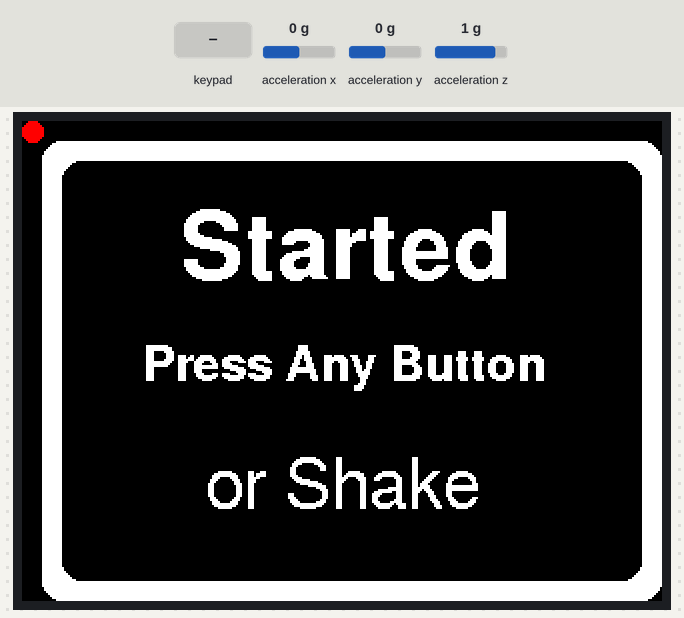
Bench run of a sketch on a simulated ESP32. Parts: 320×240 colour display. The inputs (shaded band) are chosen by the test bench; at power-on: acceleration x 0 g, acceleration y 0 g, acceleration z 1 g. WiFi joins after 1.5 s; servers stay silent unless stated; random numbers use the default seed unless the sketch sets one.

Above: at 0.4 s.
At 2.3 s:
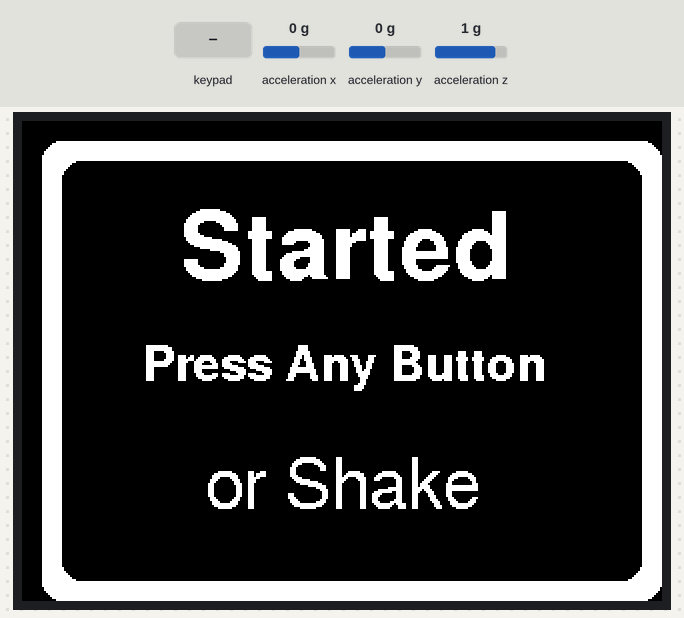
2.4 s: key 'A' pressed
At 4.3 s:
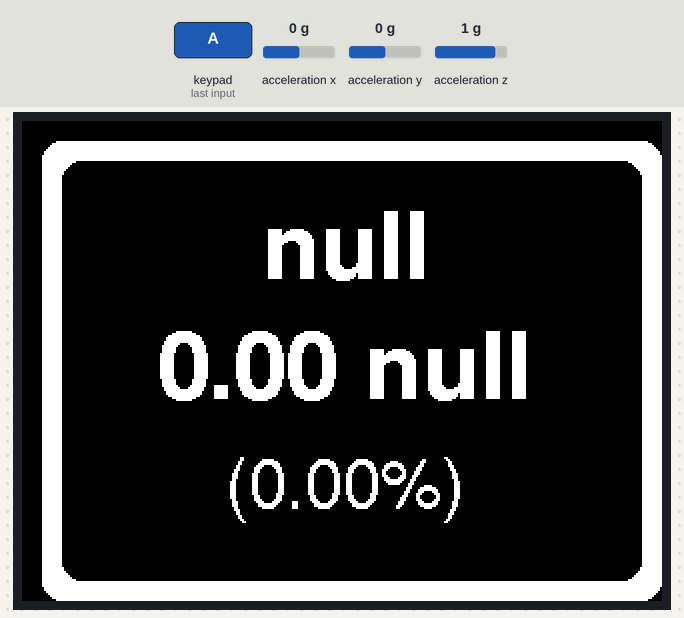
4.6 s: key 'B' pressed
At 5.01 s:
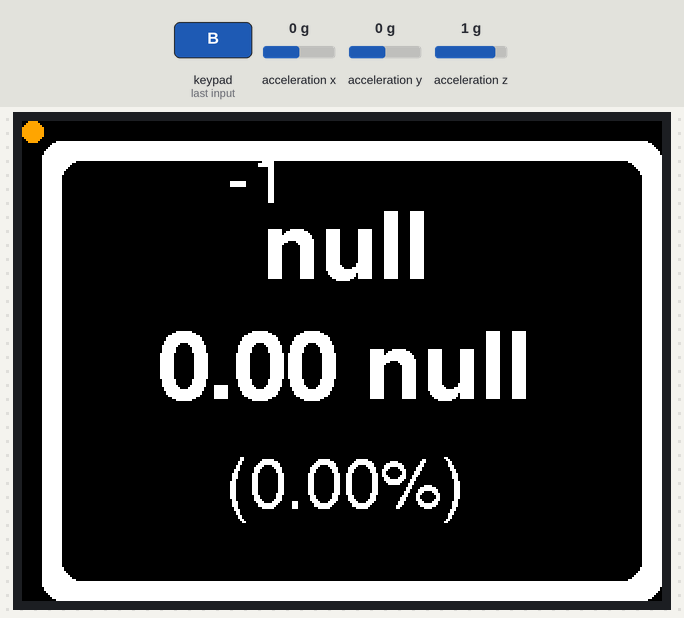
6.7 s: key 'C' pressed
At 7.25 s:
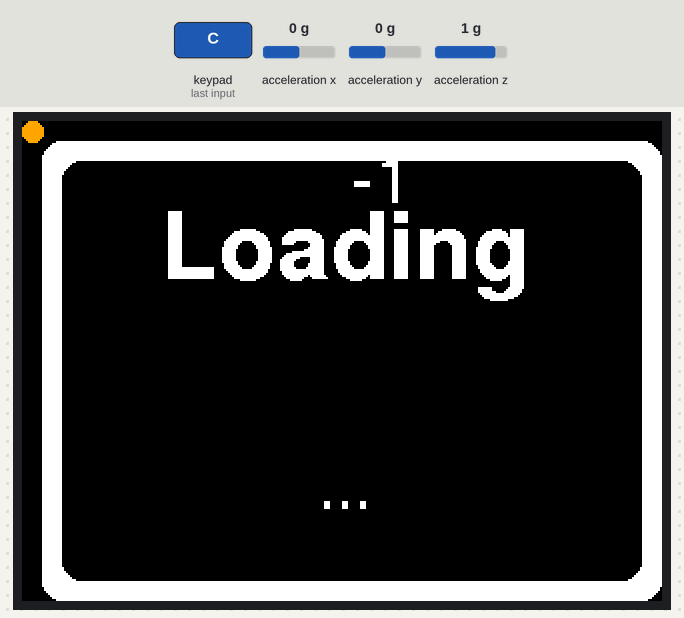
Timing chart, 0 to 9.7 s (numbered marks = the images above; inputs shaded):
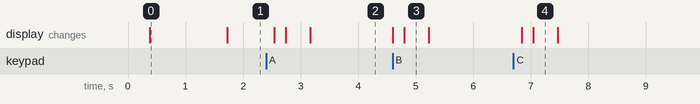

The sketch:

shake-n-trade.ino
```cpp
#include <M5Core2.h>
#include <WiFi.h>
#include <ArduinoHttpClient.h>
#include <WiFiClientSecure.h>
#include <ArduinoJson.h>
#include "constants.h"
#include "credentials.h"

WiFiClientSecure webClient;

// WiFi constants, REMEMBER to create `credentials.h` based on `credentials.template.h`
const char* ssid       = WIFI_SSID;
const char* password   = WIFI_PASS;

// Network Constants
const int port = HTTPS_PORT;
const char* gcpHost = GCP_HOST;

// Stocks
char* nordnet    = "17385289";
char* avanza     = "16099806";
char* ericb     = "16101929";
char* hm        = "16099811";
char* tesla     = "16119517";
char* equinor   = "16105420";
char* novonordisk = "16256554";
char* fortum = "16100802";
char* berkshireA = "16120665";

char* instruments[] = {
  // Remember to update instrumentsSize if editing this array.
  nordnet,
  avanza,
  ericb,
  hm,
  equinor,
  novonordisk,
  fortum,
  tesla,
  berkshireA
};

int instrumentsSize = 9;

int pos = 0;
float accTriggerMax = 3.0F;
float accX = 0.0F;
float accY = 0.0F;
float accZ = 0.0F;

float localMaxaccX = 0.0F;
float localMaxaccY = 0.0F;
float localMaxaccZ = 0.0F;

bool handlingShake = false;

bool loadingData = false;


// URL Prefixes
char* gcpPriceTimeSeriesReturns  = "/market-data/price-time-series/v2/returns/";
char* gcpInstrumentFundamentals = "/instrument/v1/fundamentals/";

// STATUS CODES
const int HTTP_FETCHING = 2000;
const int HTTP_FAILED = 2100;
const int JSON_ERROR = 3000;
// Registries
long wifiLastReconnectAttempt = 0;
long mqttLastReconnectAttempt = 0;
bool fetchDone = false;

const int width = 320; // 320
const int height = 240; // 240
const int padding = 5;
const int lineHeight = 30;
const int radius = 10;

const char* root_ca = ROOT_CA;

uint32_t getStatusColor(int type){
  switch(type){
    case WL_IDLE_STATUS: return MAROON;
    case WL_CONNECT_FAILED: return PINK;
    case WL_CONNECTION_LOST: return DARKGREY;
    case WL_DISCONNECTED: return WHITE;
    case 1000: return RED;
    case 1100: return GREEN;
    case HTTP_FETCHING: return ORANGE;
    case HTTP_FAILED: return CYAN;
    case JSON_ERROR: return GREENYELLOW;
  }
}

void printStatus(boolean active, int errorType){
  uint32_t color = getStatusColor(errorType);
  if(active){
    M5.Lcd.fillCircle(5, 5, 5, color);
  } else {
    M5.Lcd.fillCircle(5, 5, 5, BLACK);
  }
}


void ensureWifi(const char* network, const char* pw, boolean forceBegin){
  long now = millis();
  if(forceBegin){
    printStatus(true, 1000);
    WiFi.disconnect();
    WiFi.setAutoReconnect(true);
    WiFi.begin(network, pw);
    wifiLastReconnectAttempt = millis();
  }
  int currentStatus = WiFi.status();
  if(currentStatus == WL_CONNECTED && wifiLastReconnectAttempt > 0){
    printStatus(false, 1100);
    wifiLastReconnectAttempt = 0;
    // We are connected, lets do nothing.
    return;
  }
  if(now - wifiLastReconnectAttempt > 5000){

    if(currentStatus == WL_IDLE_STATUS){

      if(now - wifiLastReconnectAttempt > 15000){
          printStatus(true, 1000);
          WiFi.disconnect();
          WiFi.begin(network, pw);
          wifiLastReconnectAttempt = millis();
      } else {
        printStatus(true, currentStatus);
      }
      return;
    }
    if(currentStatus == WL_CONNECT_FAILED || currentStatus == WL_CONNECTION_LOST || currentStatus == WL_DISCONNECTED){
      printStatus(true, currentStatus);
      WiFi.disconnect();
      WiFi.begin(network, pw);
      wifiLastReconnectAttempt = millis();
      return;
    }
  }

}


String fetch(HttpClient client, char* path){
  loadingData = true;
  printStatus(true, HTTP_FETCHING);
  client.beginRequest();
  client.get(path);
  client.sendHeader("x-locale", "sv_SE");
  client.endRequest();
  int statusCode = client.responseStatusCode();
  if(statusCode != 200){
    printStatus(true, HTTP_FAILED);
    M5.Lcd.print(statusCode);
  } else {
    printStatus(false, HTTP_FETCHING);
  }
  String data = client.responseBody();
  loadingData = false;
  return data;
}

StaticJsonDocument<3000> parseJson(String data){
  StaticJsonDocument<3000> doc;

  DeserializationError error = deserializeJson(doc, data);
  M5.Lcd.print(F("Deserialized"));
  if (error) {
    printStatus(true, JSON_ERROR);
  }
  return doc;
}


String getInstrumentFundamentals(HttpClient client, char* instrumentId){
  char pathF[100] = "";
  strcat(pathF, gcpInstrumentFundamentals);
  strcat(pathF, instrumentId);

  String data = fetch(client, pathF);
  return data;
}

String getInstrumentReturns(HttpClient client, char* instrumentId){
  char pathR[100] = "";
  strcat(pathR, gcpPriceTimeSeriesReturns);
  strcat(pathR, instrumentId);
  String data = fetch(client, pathR);
  return data;
}

DynamicJsonDocument getInstrument(char* instrumentId){
  HttpClient client = HttpClient(webClient, gcpHost, port);
  // String data = fetch(webClient, host, "/market-data/price-time-series/v2/returns/77db15e3-d392-42ea-99be-6802f7be1ab4");
  String fundamentalsString = getInstrumentFundamentals(client, instrumentId);
  String returnsString = getInstrumentReturns(client, instrumentId);

  // M5.Lcd.print(fundamentalsString);
  // M5.Lcd.print(returnsString);
  DynamicJsonDocument fundamentalsDoc(1024);
  DynamicJsonDocument returnsDoc(256);

  StaticJsonDocument<200> fundamentalsFilter;
  fundamentalsFilter["company"]["name"] = true;
  fundamentalsFilter["company"]["currency"] = true;

  StaticJsonDocument<200> returnsFilter;
  returnsFilter["rows"][0]["development"] = true;
  returnsFilter["rows"][0]["close"] = true;

  DeserializationError fundamentalsError = deserializeJson(fundamentalsDoc, fundamentalsString, DeserializationOption::Filter(fundamentalsFilter));
  DeserializationError returnsError = deserializeJson(returnsDoc, returnsString, DeserializationOption::Filter(returnsFilter));

  DynamicJsonDocument result(1000);
  result["name"] = fundamentalsDoc["company"]["name"];
  result["currency"] = fundamentalsDoc["company"]["currency"];
  result["development"] = returnsDoc["rows"][0]["development"];
  result["close"] = returnsDoc["rows"][0]["close"];
  return result;
}


void printInstrument(DynamicJsonDocument instrument){
  String name = instrument["name"];
  String currency = instrument["currency"];
  double dev = instrument["development"];
  double close = instrument["close"];
  M5.Lcd.clear();
  uint32_t color = WHITE;
  if(dev > 0){
    color = GREEN;
  }
  if(dev < 0){
    color = RED;
  }

  String c ="" + String(close, 2) + " " + currency;

  String d = "(";
  if(dev > 0){
    d += "+";
  }
  d = d + String(dev, 2) + "%)";
  print(name, c, d, color);
}

void printSpinner(){
  print(F("Loading"), F(""), F("..."), WHITE);
}

void print(String txt, String close, String dev, uint32_t color){
  M5.Lcd.setTextColor(color);
  M5.Lcd.fillRoundRect(10, 10, 310, 230, radius, color);
  M5.Lcd.fillRoundRect(20, 20, 290, 210, radius, BLACK);
  M5.Lcd.setTextPadding(width / 2);
  M5.Lcd.setFreeFont(&FreeSansBold24pt7b);
  if(txt.length() > 10){
    M5.Lcd.setFreeFont(&FreeSansBold18pt7b);
  }
  if(txt.length() > 14){
    M5.Lcd.setFreeFont(&FreeSansBold12pt7b);
  }
  M5.Lcd.drawString(txt, 160, 60, 1);

  M5.Lcd.setFreeFont(&FreeSansBold24pt7b);
  if(close.length() > 10){
    M5.Lcd.setFreeFont(&FreeSansBold18pt7b);
  }
  if(close.length() > 14){
    M5.Lcd.setFreeFont(&FreeSansBold12pt7b);
  }
  M5.Lcd.drawString(close, 160, 120, 1);

  M5.Lcd.setFreeFont(&FreeSans18pt7b);
  if(dev.length() > 14){
    M5.Lcd.setFreeFont(&FreeSans12pt7b);
  }
  M5.Lcd.drawString(dev, 160, 180, 1);
}

void updateInstrument(char* instrumentId, bool showSpinner){
  if(loadingData){
    return;
  }
  if(showSpinner){
    printSpinner();
  }
  DynamicJsonDocument instrument = getInstrument(instrumentId);
  // mp3->begin(chimeId3, out);
  printInstrument(instrument);
}

void incPos(){
  pos++;
  if(pos >= instrumentsSize){
    pos = 0;
  }
}

void decPos(){
  pos--;
  if(pos < 0){
    pos = instrumentsSize - 1;
  }
}

void setPos(int position){
  pos = position;
  if(pos >= instrumentsSize){
    pos = instrumentsSize - 1;
  }
  if(pos < 0){
    pos = 0;
  }
}

void randomPos(){
  pos = int(random(instrumentsSize));
}

void resetShake(){
  localMaxaccX = 0.0F;
  localMaxaccY = 0.0F;
  localMaxaccZ = 0.0F;

  handlingShake = false;
}

bool didShake(){
  M5.IMU.getAccelData(
        &accX, &accY,
        &accZ);

  if(abs(accX) > localMaxaccX){
    localMaxaccX = abs(accX);
  }
  if(abs(accY) > localMaxaccY){
    localMaxaccY = abs(accY);
  }
  if(abs(accZ) > localMaxaccZ){
    localMaxaccZ = abs(accZ);
  }

  bool triggered = false;

  if(localMaxaccX > accTriggerMax ){
    triggered = true;
  }
  if(localMaxaccY > accTriggerMax ){
    triggered = true;
  }
  if(localMaxaccZ > accTriggerMax ){
    triggered = true;
  }
  return triggered;
}

void setup() {
  M5.begin(true, false, true, false); //Init M5Core2.
  M5.IMU.Init();
  M5.Axp.SetLed(0);
  M5.Lcd.setFreeFont(&FreeSans12pt7b);
  M5.Lcd.setTextDatum(MC_DATUM);
  M5.Lcd.setTextSize(1);
  M5.Lcd.clear();
  M5.Lcd.setCursor(40,40);
  ensureWifi(ssid, password, true);
  webClient.setCACert(root_ca);
  print(F("Started"), F("Press Any Button"), F("or Shake"), WHITE);
}

void loop() {
  //M5.Lcd.clear();
  // delay(10);
  ensureWifi(ssid, password, false);
  if(WiFi.status() != WL_CONNECTED){
    return;
  }

  M5.update();

  if(didShake() && !loadingData){
    randomPos();
    updateInstrument(instruments[pos], true);
    resetShake();
  }

  if (M5.BtnA.wasPressed()) {
    decPos();
    updateInstrument(instruments[pos], true);
  }
  if (M5.BtnB.wasPressed()) {
    updateInstrument(instruments[pos], false);
  }
  if(M5.BtnC.wasPressed()){
    incPos();
    updateInstrument(instruments[pos], true);
  }
}
```

constants.h
```cpp
#define GCP_HOST "api.prod.nntech.io"
#define HTTPS_PORT 443
#
#define ROOT_CA "-----BEGIN CERTIFICATE-----\n" \
"MIIDxTCCAq2gAwIBAgIQAqxcJmoLQJuPC3nyrkYldzANBgkqhkiG9w0BAQUFADBs\n" \
"MQswCQYDVQQGEwJVUzEVMBMGA1UEChMMRGlnaUNlcnQgSW5jMRkwFwYDVQQLExB3\n" \
"d3cuZGlnaWNlcnQuY29tMSswKQYDVQQDEyJEaWdpQ2VydCBIaWdoIEFzc3VyYW5j\n" \
"ZSBFViBSb290IENBMB4XDTA2MTExMDAwMDAwMFoXDTMxMTExMDAwMDAwMFowbDEL\n" \
"MAkGA1UEBhMCVVMxFTATBgNVBAoTDERpZ2lDZXJ0IEluYzEZMBcGA1UECxMQd3d3\n" \
"LmRpZ2ljZXJ0LmNvbTErMCkGA1UEAxMiRGlnaUNlcnQgSGlnaCBBc3N1cmFuY2Ug\n" \
"RVYgUm9vdCBDQTCCASIwDQYJKoZIhvcNAQEBBQADggEPADCCAQoCggEBAMbM5XPm\n" \
"+9S75S0tMqbf5YE/yc0lSbZxKsPVlDRnogocsF9ppkCxxLeyj9CYpKlBWTrT3JTW\n" \
"PNt0OKRKzE0lgvdKpVMSOO7zSW1xkX5jtqumX8OkhPhPYlG++MXs2ziS4wblCJEM\n" \
"xChBVfvLWokVfnHoNb9Ncgk9vjo4UFt3MRuNs8ckRZqnrG0AFFoEt7oT61EKmEFB\n" \
"Ik5lYYeBQVCmeVyJ3hlKV9Uu5l0cUyx+mM0aBhakaHPQNAQTXKFx01p8VdteZOE3\n" \
"hzBWBOURtCmAEvF5OYiiAhF8J2a3iLd48soKqDirCmTCv2ZdlYTBoSUeh10aUAsg\n" \
"EsxBu24LUTi4S8sCAwEAAaNjMGEwDgYDVR0PAQH/BAQDAgGGMA8GA1UdEwEB/wQF\n" \
"MAMBAf8wHQYDVR0OBBYEFLE+w2kD+L9HAdSYJhoIAu9jZCvDMB8GA1UdIwQYMBaA\n" \
"FLE+w2kD+L9HAdSYJhoIAu9jZCvDMA0GCSqGSIb3DQEBBQUAA4IBAQAcGgaX3Nec\n" \
"nzyIZgYIVyHbIUf4KmeqvxgydkAQV8GK83rZEWWONfqe/EW1ntlMMUu4kehDLI6z\n" \
"eM7b41N5cdblIZQB2lWHmiRk9opmzN6cN82oNLFpmyPInngiK3BD41VHMWEZ71jF\n" \
"hS9OMPagMRYjyOfiZRYzy78aG6A9+MpeizGLYAiJLQwGXFK3xPkKmNEVX58Svnw2\n" \
"Yzi9RKR/5CYrCsSXaQ3pjOLAEFe4yHYSkVXySGnYvCoCWw9E1CAx2/S6cCZdkGCe\n" \
"vEsXCS+0yx5DaMkHJ8HSXPfqIbloEpw8nL+e/IBcm2PN7EeqJSdnoDfzAIJ9VNep\n" \
"+OkuE6N36B9K\n" \
"-----END CERTIFICATE-----\n" \
"-----BEGIN CERTIFICATE-----\n" \
"MIIFazCCA1OgAwIBAgIRAIIQz7DSQONZRGPgu2OCiwAwDQYJKoZIhvcNAQELBQAw\n" \
"TzELMAkGA1UEBhMCVVMxKTAnBgNVBAoTIEludGVybmV0IFNlY3VyaXR5IFJlc2Vh\n" \
"cmNoIEdyb3VwMRUwEwYDVQQDEwxJU1JHIFJvb3QgWDEwHhcNMTUwNjA0MTEwNDM4\n" \
"WhcNMzUwNjA0MTEwNDM4WjBPMQswCQYDVQQGEwJVUzEpMCcGA1UEChMgSW50ZXJu\n" \
"ZXQgU2VjdXJpdHkgUmVzZWFyY2ggR3JvdXAxFTATBgNVBAMTDElTUkcgUm9vdCBY\n" \
"MTCCAiIwDQYJKoZIhvcNAQEBBQADggIPADCCAgoCggIBAK3oJHP0FDfzm54rVygc\n" \
"h77ct984kIxuPOZXoHj3dcKi/vVqbvYATyjb3miGbESTtrFj/RQSa78f0uoxmyF+\n" \
"0TM8ukj13Xnfs7j/EvEhmkvBioZxaUpmZmyPfjxwv60pIgbz5MDmgK7iS4+3mX6U\n" \
"A5/TR5d8mUgjU+g4rk8Kb4Mu0UlXjIB0ttov0DiNewNwIRt18jA8+o+u3dpjq+sW\n" \
"T8KOEUt+zwvo/7V3LvSye0rgTBIlDHCNAymg4VMk7BPZ7hm/ELNKjD+Jo2FR3qyH\n" \
"B5T0Y3HsLuJvW5iB4YlcNHlsdu87kGJ55tukmi8mxdAQ4Q7e2RCOFvu396j3x+UC\n" \
"B5iPNgiV5+I3lg02dZ77DnKxHZu8A/lJBdiB3QW0KtZB6awBdpUKD9jf1b0SHzUv\n" \
"KBds0pjBqAlkd25HN7rOrFleaJ1/ctaJxQZBKT5ZPt0m9STJEadao0xAH0ahmbWn\n" \
"OlFuhjuefXKnEgV4We0+UXgVCwOPjdAvBbI+e0ocS3MFEvzG6uBQE3xDk3SzynTn\n" \
"jh8BCNAw1FtxNrQHusEwMFxIt4I7mKZ9YIqioymCzLq9gwQbooMDQaHWBfEbwrbw\n" \
"qHyGO0aoSCqI3Haadr8faqU9GY/rOPNk3sgrDQoo//fb4hVC1CLQJ13hef4Y53CI\n" \
"rU7m2Ys6xt0nUW7/vGT1M0NPAgMBAAGjQjBAMA4GA1UdDwEB/wQEAwIBBjAPBgNV\n" \
"HRMBAf8EBTADAQH/MB0GA1UdDgQWBBR5tFnme7bl5AFzgAiIyBpY9umbbjANBgkq\n" \
"hkiG9w0BAQsFAAOCAgEAVR9YqbyyqFDQDLHYGmkgJykIrGF1XIpu+ILlaS/V9lZL\n" \
"ubhzEFnTIZd+50xx+7LSYK05qAvqFyFWhfFQDlnrzuBZ6brJFe+GnY+EgPbk6ZGQ\n" \
"3BebYhtF8GaV0nxvwuo77x/Py9auJ/GpsMiu/X1+mvoiBOv/2X/qkSsisRcOj/KK\n" \
"NFtY2PwByVS5uCbMiogziUwthDyC3+6WVwW6LLv3xLfHTjuCvjHIInNzktHCgKQ5\n" \
"ORAzI4JMPJ+GslWYHb4phowim57iaztXOoJwTdwJx4nLCgdNbOhdjsnvzqvHu7Ur\n" \
"TkXWStAmzOVyyghqpZXjFaH3pO3JLF+l+/+sKAIuvtd7u+Nxe5AW0wdeRlN8NwdC\n" \
"jNPElpzVmbUq4JUagEiuTDkHzsxHpFKVK7q4+63SM1N95R1NbdWhscdCb+ZAJzVc\n" \
"oyi3B43njTOQ5yOf+1CceWxG1bQVs5ZufpsMljq4Ui0/1lvh+wjChP4kqKOJ2qxq\n" \
"4RgqsahDYVvTH9w7jXbyLeiNdd8XM2w9U/t7y0Ff/9yi0GE44Za4rF2LN9d11TPA\n" \
"mRGunUHBcnWEvgJBQl9nJEiU0Zsnvgc/ubhPgXRR4Xq37Z0j4r7g1SgEEzwxA57d\n" \
"emyPxgcYxn/eR44/KJ4EBs+lVDR3veyJm+kXQ99b21/+jh5Xos1AnX5iItreGCc=\n" \
"-----END CERTIFICATE-----"
```

credentials.template.h
```cpp
#define WIFI_SSID ""
#define WIFI_PASS ""
```

Measured:
- after the input at 2.4 s, the display: first changes after 0.14 s (image 2 shows a later state)
- after the input at 4.6 s, the display: first changes at once (image 3 shows a later state)
- after the input at 6.7 s, the display: first changes after 0.14 s (image 4 shows a later state)
- what the display in image 0 shows lasts 1.3 s, from 0.4 s to 1.7 s
- what the display in image 3 shows lasts 0.4 s, from 4.8 s to 5.2 s
